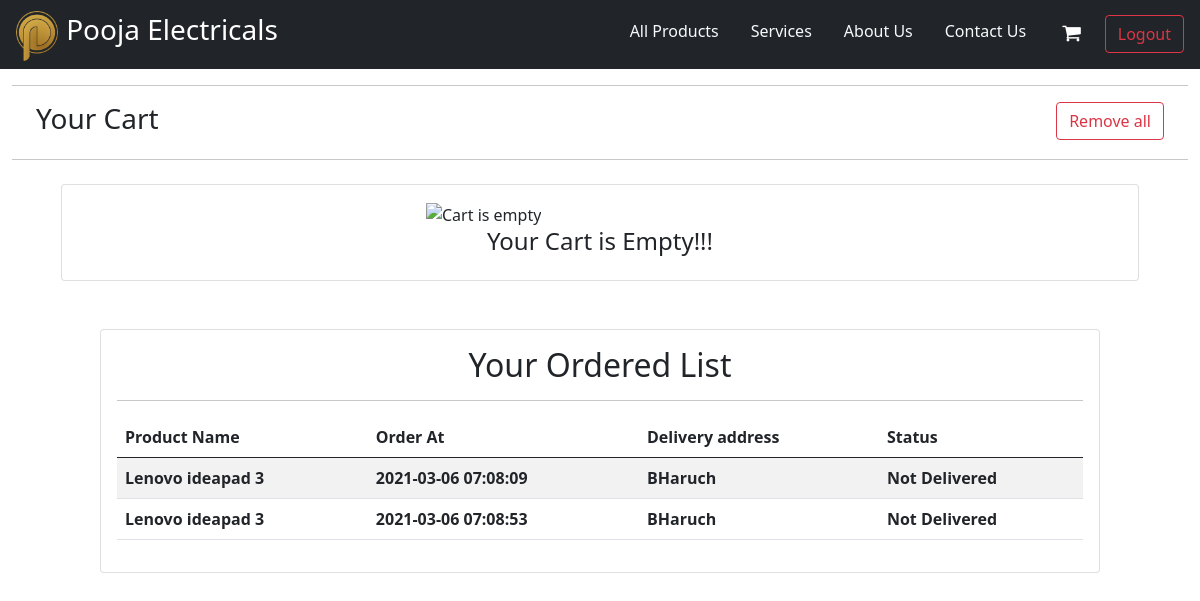
The page /user/cart.php (signed in) on the database its author committed.
### tables this page shows
CREATE TABLE `ordered_products` (
  `id` int(11) NOT NULL,
  `o_id` int(8) NOT NULL,
  `p_id` int(8) NOT NULL,
  `status` text NOT NULL DEFAULT 'Not Delivered'
);

CREATE TABLE `product_details` (
  `p_id` int(10) NOT NULL,
  `p_name` text NOT NULL,
  `description` text NOT NULL,
  `p_img` text NOT NULL,
  `price` double NOT NULL,
  `stock` int(30) NOT NULL,
  `c_id` int(11) NOT NULL,
  `b_id` int(11) NOT NULL
);

CREATE TABLE `order_details` (
  `o_id` int(8) NOT NULL,
  `u_id` int(8) NOT NULL,
  `total_amount` double NOT NULL,
  `shipping_address` varchar(300) NOT NULL,
  `ordered_at` timestamp NOT NULL DEFAULT current_timestamp()
);

### user/cart.php (the view, shortened to what this page needs)
<?php
    include './top.php';
    $useremail = $_SESSION['useremail'];
?>
<?php
    $query = "SELECT u_id, address FROM users  WHERE  email = '".$useremail."'" ;
    $res = mysqli_query($conn,$query);
    $r = mysqli_fetch_assoc($res);
    $u_id = (int)$r['u_id'];
?>
<div class="container-fluid mt-3">
    <hr>
    <div class="row justify-content-between my-3">
        <div class="col-md-4 ms-4">
            <h3>Your Cart</h3>
        </div>
        <div class="col-md-3 text-end me-4">
            <form  method="post">
                <input type="submit" class="btn btn-outline-danger" value="Remove all" name="clear">
            </form>
        </div>
    </div>
    <hr>
    <div class="mt-4">
        <div class="card col-11 m-auto" >
            <div class="card-body">
            <?php
                $total = 0;
                if(isset($_SESSION['useremail'])){
                $sql = "SELECT P.p_id,id,p_name,qty,p_img,price from cart_details as C,product_details as P,users as U where  C.p_id = P.p_id and U.u_id = C.u_id and is_in_cart = 'y' and U.email = '".$_SESSION['useremail']."'";
                $res = mysqli_query($conn,$sql);
                if (mysqli_num_rows($res) > 0) {
                            ?>
                <table class="table table-striped text-center" >
                    <thead>
                        <tr>
                            <th>Review</th>
                            <th>Product Name</th>
                            <th>Price</th>
                            <th>Quantity</th>
                            <th>Remove</th>
                        </tr>
                    </thead>
                    <tbody>
                    <?php
                        while( $v = mysqli_fetch_assoc($res)){
                        $totalPerProduct = $v['price'] * $v['qty'];
                        $total += $totalPerProduct;
                    ?>
                        <tr onclick="window.location=' ../product.php?id=<?= $v['p_id']  ?>'" style="cursor:pointer">
                            <td><img src="<?= "../img/". $v['p_img']  ?>" alt="product image" width="60px" height="60px"></td>
                            <th><?= $v['p_name'] ?></th>
                            <th><?= $v['price'] ?></th>
                            <th><?= $v['qty'] ?></th>
                            <th><a href="./remove_product.php?index=<?= $v['id'] ?>" class="btn btn-outline-danger"> <i class="fa fa-remove" aria-hidden="true"></i> </a></th>
                        </tr>
                        <?php
                            }
                        }
                        else{
                        ?>
                            <div class="col-4 m-auto" >
                                    <img src="../img/emptyCart" alt="Cart is empty" height="300px" srcset="">
                                    <h4 class="text-center">Your Cart is Empty!!!</h4>
                            </div>
                        <?php
                        }
                    }
                    ?>
            </div>
        </div>
    </div>
</div>
<div class="card col-md-10 col-xl-10 col-sm-11 m-auto mt-5" >
  <div class="card-body">
    <?php
         $query = "SELECT * FROM order_details WHERE u_id = ".$u_id;
         $res = mysqli_query($conn,$query);
          if (mysqli_num_rows($res) > 0) {
    ?>
     <div class="text-center">
        <h2>Your Ordered List</h2><hr>
    </div>
    <table class="table table-striped" >
        <thead>
            <tr>
                <th>Product Name</th>
                <th>Order At</th>
                <th>Delivery address </th>
                <th>Status</th>
            </tr>
        </thead>
        <tbody>
        <?php
             while($r = mysqli_fetch_assoc($res)){
                $order_query = "SELECT * FROM ordered_products WHERE o_id = ".$r['o_id'] ;
                $res1 = mysqli_query($conn,$order_query);
                while($r2 = mysqli_fetch_assoc($res1)){
                $product_query = "SELECT * FROM product_details WHERE p_id = ".$r2['p_id'] ;
                $res3 = mysqli_query($conn,$product_query);
                $p = mysqli_fetch_assoc($res3);
        ?>
            <tr>
                <th><?= $p['p_name'] ?></th>
                <th><?= $r['ordered_at'] ?></th>
                <th><?= $r['shipping_address'] ?></th>
                <th><?= $r2['status']?></th>
            </tr>
            <?php
                }
             }
            }else{
                echo "
                    <div  class='text-center'><p' class='text-center text-success '> You haven't ordered any product yet!</p></div>
                ";
            }
            ?>
        </tbody>
    </table>
  </div>
</div>

### rows shown on the page
ordered_products: p.p_name "Lenovo ideapad 3", o.ordered_at "2021-03-06 07:08:09", o.shipping_address "BHaruch", status "Not Delivered"
ordered_products: p.p_name "Lenovo ideapad 3", o.ordered_at "2021-03-06 07:08:53", o.shipping_address "BHaruch", status "Not Delivered"

### other values the page prints
$app_name "Pooja Electricals"
